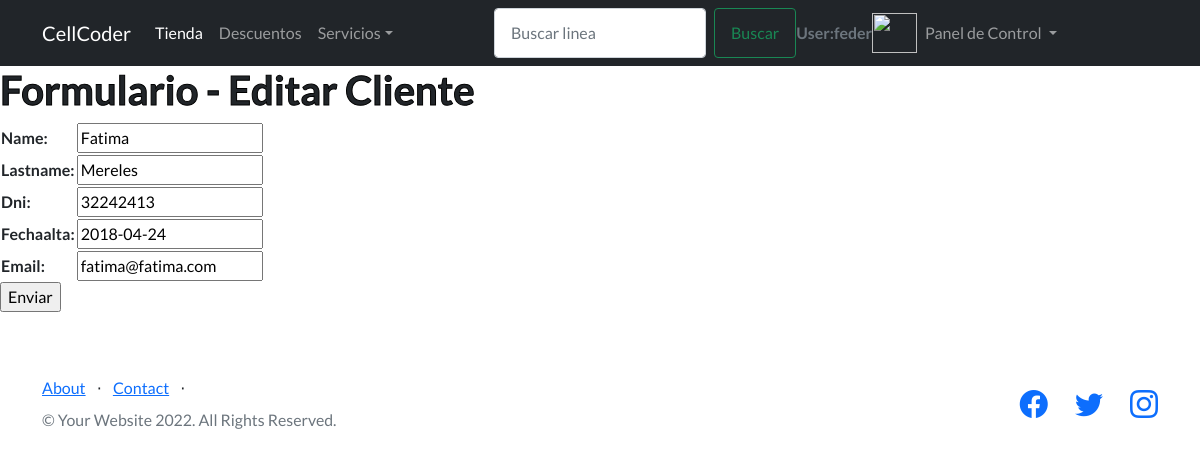
Screenshot of /AppFinal/editarCliente/Fatima (signed in) with the database file from the repository.
### AppFinal/models.py (models this page shows, shortened)
class Cliente(models.Model):
    name=models.CharField(max_length=40)
    lastname=models.CharField(max_length=50)
    dni=models.IntegerField()
    fechaAlta=models.DateField()
    email=models.EmailField()

### AppFinal/views.py (the view)
# urls.py: path('editarCliente/<cliente_nombre>', views.editarCliente, name="editarCliente"),
@login_required
def editarCliente(request,cliente_nombre):
                cliente=Cliente.objects.get(name=cliente_nombre)
                if request.method == 'POST':
                        miFormulario=nuevoclienteform(request.POST)
                        print(miFormulario)
                        if miFormulario.is_valid:
                                informacion=miFormulario.cleaned_data
                                cliente.name=informacion['name']
                                cliente.lastname=informacion['lastname']
                                cliente.dni=informacion['dni']
                                cliente.fechaAlta=informacion['fechaAlta']
                                cliente.email=informacion['email']
                                cliente.save()
                                return render (request, "AppFinal/inicio.html")
                else:
                        miFormulario=nuevoclienteform(initial={'name':cliente.name,'lastname':cliente.lastname,'dni':cliente.dni, 'fechaAlta':cliente.fechaAlta, 'email':cliente.email})
                return render (request,"AppFinal/editarCliente.html",{"miFormulario":miFormulario,"cliente_nombre":cliente_nombre})

### AppFinal/forms.py
class nuevoclienteform(forms.Form):
    name=forms.CharField(max_length=40)
    lastname=forms.CharField(max_length=40)
    dni=forms.IntegerField()
    fechaAlta=forms.DateField ()
    email=forms.EmailField ()

### AppFinal/templates/AppFinal/editarCliente.html (shortened to what this page needs)
{% extends "AppFinal/padre.html" %}
{% load static %}
{% block contenidoQueCambia %}
    <h1>Formulario - Editar Cliente</h1>
    <form action="" method="POST">{% csrf_token %}
        <table>
            {{ miFormulario.as_table }}
        </table>
        <input type="submit", value="Enviar">
    </form>
{% endblock %}

### AppFinal/templates/AppFinal/padre.html (shortened to what this page needs)
<!DOCTYPE html>
<html lang="en">
    <head>
        {% load static%}
        <link href="https://cdn.jsdelivr.net/npm/bootstrap-icons@1.5.0/font/bootstrap-icons.css" rel="stylesheet" type="text/css" />
        <link href="{%static 'AppFinal/css/styles.css'%}" rel="stylesheet" />
    </head>
    <body>
        <nav class="navbar navbar-expand-lg navbar-dark bg-dark">
            <div class="container position-relative">
              <a class="navbar-brand" href="{% url 'inicio'%}">CellCoder</a>
                <div class="collapse navbar-collapse" id="navbarSupportedContent">
                    <ul class="navbar-nav me-auto mb-2 mb-lg-0">
                        <li class="nav-item">
                              <a class="nav-link active" aria-current="page" href="{% url 'leerCelular'%}">Tienda</a>
                        </li>
                        <li class="nav-item">
                              <a class="nav-link" href="{% url 'descuentos'%}">Descuentos</a>
                        </li>
                        <li class="nav-item dropdown">
                              <a class="nav-link dropdown-toggle" href="#" id="navbarDropdown" role="button" data-bs-toggle="dropdown" aria-expanded="false">Servicios</a>
                        </li>
                    </ul>
                          <form class="d-flex" action="/AppFinal/buscar/" method="GET">
                                    <input class="form-control me-2" placeholder="Buscar linea" type="search" name="numero" id="numero">
                                    <button class="btn btn-outline-success" type="submit">Buscar</button>
                          </form>
                          {% if request.user.is_authenticated %}
                                    <h3 class="text-muted small mb-2 mb-lg-0">User:{{user.username}}</h3>
                                    <img style="height: 40px; width: 45px" src="{{url}}">
                                    <ul class="navbar-nav me-auto mb-2 mb-lg-0">
                                    <li class="nav-item dropdown">
                                            <a class="nav-link dropdown-toggle" href="#" id="navbarDropdown" role="button" data-bs-toggle="dropdown" aria-expanded="false">
                                                    Panel de Control
                                            </a>
                                    </li>
                                    </ul>
                                     {% else %}
                                            <li><a class="navbar-brand" href="{% url 'Register' %}">Register</a></li>
                                            <li><a class="navbar-brand" href="{% url 'Login' %}">Login</a></li>
                             {% endif %}
                </div>
            </div>
        </nav>
        {% block contenidoQueCambia %}
        {% endblock %}
        <footer class="footer">
            <div class="container ">
                <div class="row">
                    <div class="col-lg-6 h-100 text-center text-lg-start my-auto">
                        <ul class="list-inline mb-2">
                            <li class="list-inline-item"><a href="{% url 'about' %}">About</a></li>
                            <li class="list-inline-item">⋅</li>
                            <li class="list-inline-item"><a href="mailto:desarrollo@cellcoder.com">Contact</a></li>
                            <li class="list-inline-item">⋅</li>
                        </ul>
                        <p class="text-muted small mb-4 mb-lg-0">&copy; Your Website 2022. All Rights Reserved.</p>
                    </div>
                    <div class="col-lg-6 h-100 text-center text-lg-end my-auto">
                        <ul class="list-inline mb-0">
                            <li class="list-inline-item me-4">
                                <a href="https://www.facebook.com/" target="_blank"><i class="bi-facebook fs-3"></i></a>
                            </li>
                            <li class="list-inline-item me-4">
                                <a href="https://www.twitter.com/" target="_blank"><i class="bi-twitter fs-3"></i></a>
                            </li>
                            <li class="list-inline-item">
                                <a href="https://www.instagram.com/" target="_blank"><i class="bi-instagram fs-3"></i></a>
                            </li>
                        </ul>
                    </div>
                </div>
            </div>
        </footer>
    </body>
</html>

### rows the page displays
Cliente: name "Fatima", lastname "Mereles", dni "32242413", fechaAlta "2018-04-24", email "fatima@fatima.com"

### other values shown
{{ user.username }} "feder"
